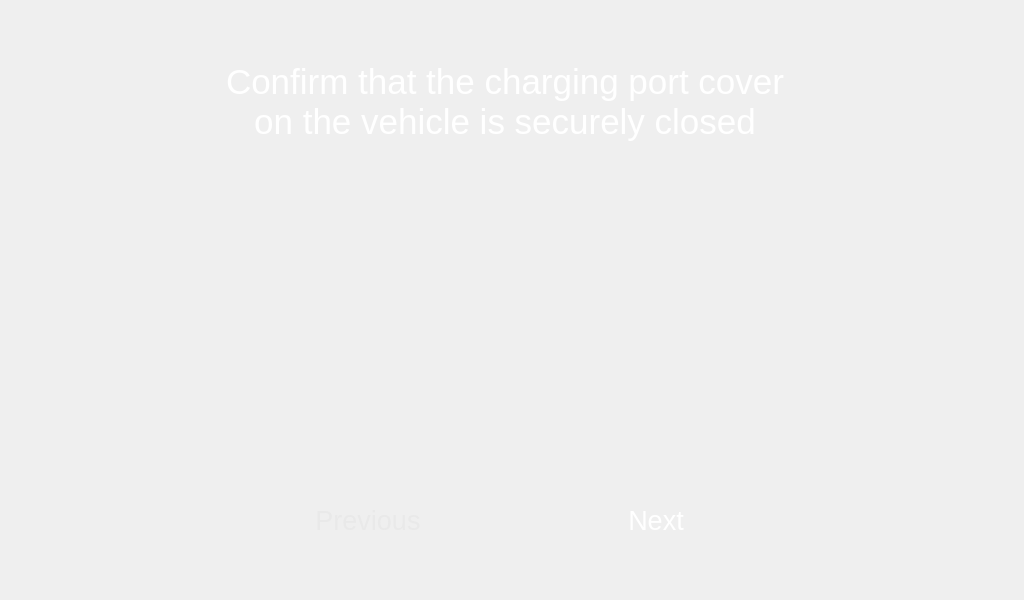
<?xml version="1.0" encoding="UTF-8"?>
<ui version="4.0">
 <class>Form</class>
 <widget class="QWidget" name="Form">
  <property name="geometry">
   <rect>
    <x>0</x>
    <y>0</y>
    <width>1024</width>
    <height>600</height>
   </rect>
  </property>
  <property name="windowTitle">
   <string>Form</string>
  </property>
  <widget class="QLabel" name="label">
   <property name="geometry">
    <rect>
     <x>0</x>
     <y>0</y>
     <width>1024</width>
     <height>600</height>
    </rect>
   </property>
   <property name="text">
    <string/>
   </property>
   <property name="pixmap">
    <pixmap>image/bg_step10.png</pixmap>
   </property>
  </widget>
  <widget class="QLabel" name="label_2">
   <property name="geometry">
    <rect>
     <x>180</x>
     <y>56</y>
     <width>650</width>
     <height>92</height>
    </rect>
   </property>
   <property name="font">
    <font>
     <family>Arial</family>
     <pointsize>26</pointsize>
    </font>
   </property>
   <property name="styleSheet">
    <string notr="true">QLabel {
        color: white;                /* 文字顏色 */
        font-size: 26pt;             /* 字體大小 */
        font-family: &quot;Arial&quot;;
    }
  </string>
   </property>
   <property name="text">
    <string>Confirm that the charging port cover
on the vehicle is securely closed</string>
   </property>
   <property name="alignment">
    <set>Qt::AlignCenter</set>
   </property>
  </widget>
  <widget class="QLabel" name="label_3">
   <property name="geometry">
    <rect>
     <x>304</x>
     <y>150</y>
     <width>415</width>
     <height>317</height>
    </rect>
   </property>
   <property name="text">
    <string/>
   </property>
   <property name="pixmap">
    <pixmap>image/fig_02.png</pixmap>
   </property>
  </widget>
  <widget class="QPushButton" name="pushButton_previous">
   <property name="geometry">
    <rect>
     <x>270</x>
     <y>485</y>
     <width>196</width>
     <height>70</height>
    </rect>
   </property>
   <property name="font">
    <font>
     <pointsize>20</pointsize>
    </font>
   </property>
   <property name="styleSheet">
    <string notr="true">QPushButton {
        border-image: url(&quot;image/btn_gr_196x70_def.png&quot;) 0 0 0 0 stretch stretch;
        color: #E9E9E9;                /* 文字顏色 */
        font-size: 20pt;             /* 字體大小 */
    }
    QPushButton:pressed {
        border-image: url(&quot;image/btn_gr_196x70_act.png&quot;) 0 0 0 0 stretch stretch;
color: #FFFF00;                /* 文字顏色 */
        font-size: 20pt;             /* 字體大小 */
    }</string>
   </property>
   <property name="text">
    <string>Previous</string>
   </property>
   <property name="iconSize">
    <size>
     <width>196</width>
     <height>70</height>
    </size>
   </property>
   <property name="flat">
    <bool>true</bool>
   </property>
  </widget>
  <widget class="QPushButton" name="pushButton_next">
   <property name="geometry">
    <rect>
     <x>558</x>
     <y>485</y>
     <width>196</width>
     <height>70</height>
    </rect>
   </property>
   <property name="font">
    <font>
     <pointsize>20</pointsize>
    </font>
   </property>
   <property name="styleSheet">
    <string notr="true">QPushButton {
        border-image: url(&quot;image/btn_196x70_def.png&quot;) 0 0 0 0 stretch stretch;
        color: #FFFFFF;                /* 文字顏色 */
        font-size: 20pt;             /* 字體大小 */
    }
    QPushButton:pressed {
        border-image: url(&quot;image/btn_196x70_act.png&quot;) 0 0 0 0 stretch stretch;
color: #FFFF00;                /* 文字顏色 */
        font-size: 20pt;             /* 字體大小 */
    }</string>
   </property>
   <property name="text">
    <string>Next</string>
   </property>
   <property name="iconSize">
    <size>
     <width>196</width>
     <height>70</height>
    </size>
   </property>
   <property name="flat">
    <bool>true</bool>
   </property>
  </widget>
 </widget>
 <resources/>
 <connections/>
</ui>
